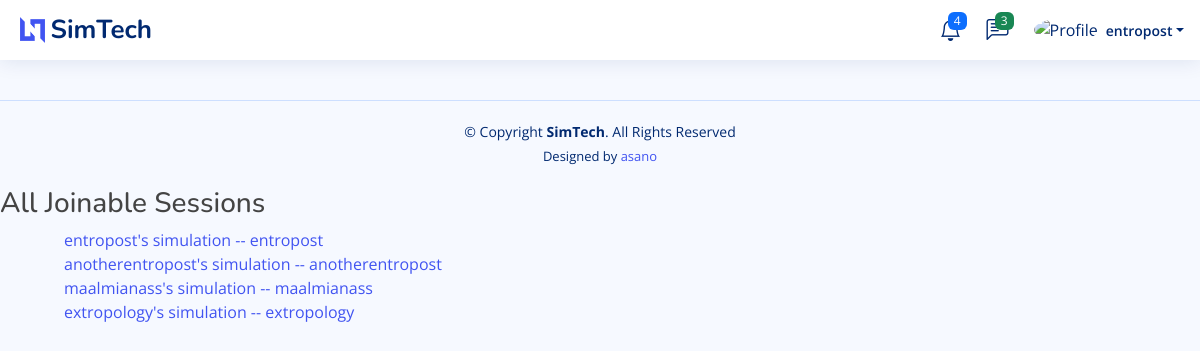
/availableGames (signed in), run on an earlier commit of the app's database.
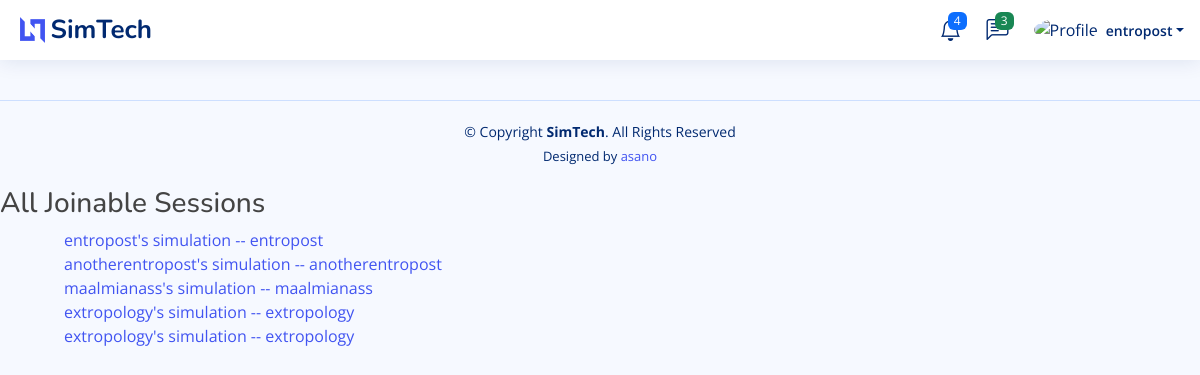
And on a later commit of the database.
### simGame/models.py (models this page shows)
class simGame(models.Model):
    name = models.CharField(max_length=100)
    host = models.ForeignKey(User, on_delete = models.RESTRICT, null = True)
    status = models.CharField(max_length=10)
    scenario = models.CharField(max_length=15)
    month = models.IntegerField(null = True)
    maxCompanies = models.IntegerField(null = True)
    duration = models.IntegerField(null = True)
    created_at = models.DateTimeField(auto_now_add=True)
    updated_at = models.DateTimeField(auto_now=True)

### simGame/views.py (the view)
# urls.py: path("availableGames", views.pendingGames, name='view-sessions'),
@login_required(login_url='login')
def pendingGames(request):
    allPendingGames = simGame.objects.filter(status='pending')
    context = {"games": allPendingGames, "page": "allGames"}
    return render(request,"sessions.html" , context)

### simGame/templates/sessions.html (shortened to what this page needs)
{% include 'base.html' %}
{% block content %}
{% if page == "allGames" %}
<h3>All Joinable Sessions</h3>
<div>
    <ul>
{% for simgame in games %}
<div>
<ul><a href="{% url 'join-session' simgame.id %}">{{simgame.name}} -- {{simgame.host}} </a></ul>
</div>
{% endfor %}
</ul>
</div>
{% endif %}
{% endblock content %}

What changed in the data, as far as the page shows it:
added simGame: name "extropology's simulation", host "extropology"
